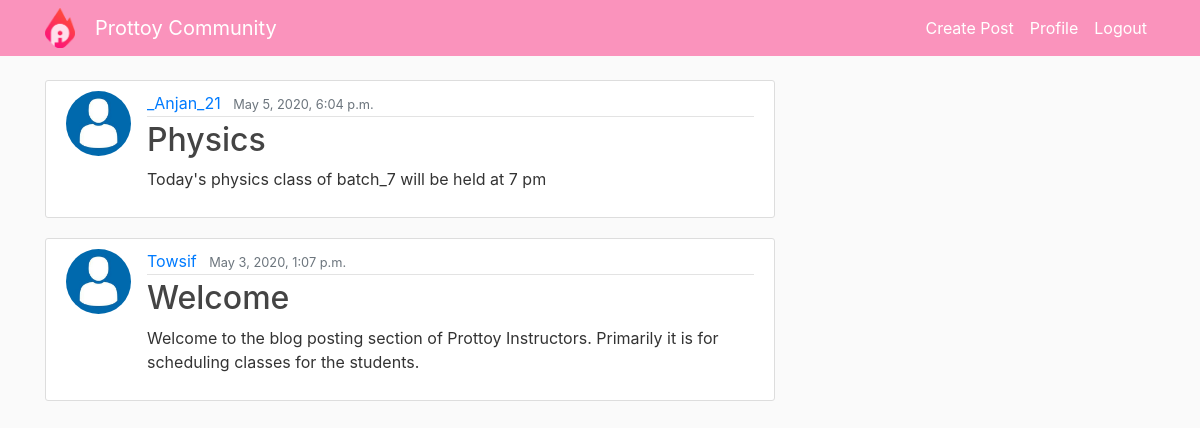
The app's page /community/ (signed in) with its own data.
### community/models.py (models this page shows, shortened)
class Post(models.Model):
    title = models.CharField(max_length=100)
    content = models.TextField()
    date_posted = models.DateTimeField(default=timezone.now)
    author = models.ForeignKey(User, on_delete=models.CASCADE)

### users/models.py (models this page shows, shortened)
class Profile(models.Model):
    user = models.OneToOneField(User, on_delete=models.CASCADE)
    valid = models.CharField(default="",max_length=4)
    district = models.CharField(default="",max_length=30)
    role = models.CharField(max_length=20, choices=ROLE_CHOICES, default='student')
    image = models.ImageField(default='default.jpg', upload_to='profile_pics')

### community/views.py (the view)
# urls.py: path('', PostListView.as_view(), name='community-home'),
class PostListView(ListView):
    model = Post
    template_name = 'community/home.html'
    context_object_name = 'posts'
    ordering = ['-date_posted']
    paginate_by = 5

### community/templates/community/home.html (shortened to what this page needs)
{% extends "community/base.html" %}
{% block content %}
    {% for post in posts %}
      <article class="media content-section">
        <img class="rounded-circle article-img" src="{{ post.author.profile.image.url }}">
        <div class="media-body">
          <div class="article-metadata">
            <a class="mr-2" href="{% url 'user-posts' post.author.username %}">{{ post.author }}</a>
            <small class="text-muted">{{ post.date_posted }}</small>
          </div>
          <h2><a class="article-title" href=" {% url 'post-detail' post.id %} ">{{ post.title }}</a></h2>
          <p class="article-content">{{ post.content }}</p>
        </div>
      </article>
    {% endfor %}
{% endblock content %}

### community/templates/community/base.html (style rules this page uses)
body { background: #fafafa; color: #333333; margin-top: 5rem; }
h1, h2, h3, h4, h5, h6 { color: #444444; }
.content-section { background: #ffffff; padding: 10px 20px; border: 1px solid #dddddd; border-radius: 3px; margin-bottom: 20px; }
.article-title { color: #444444; }
.article-content { white-space: pre-line; }
.article-img { height: 65px; width: 65px; margin-right: 16px; }
.article-metadata { padding-bottom: 1px; margin-bottom: 4px; border-bottom: 1px solid #e3e3e3 }

### records on screen
Post: author.profile.image (placeholder picture), author "_Anjan_21", date_posted "May 5, 2020, 6:04 p.m.", title "Physics", content "Today's physics class of batch_7 will be held at 7 pm"
Post: author.profile.image (placeholder picture), author "Towsif", date_posted "May 3, 2020, 1:07 p.m.", title "Welcome", content "Welcome to the blog posting section of Prottoy Instructors. Primarily it is for scheduling classes for the students."
